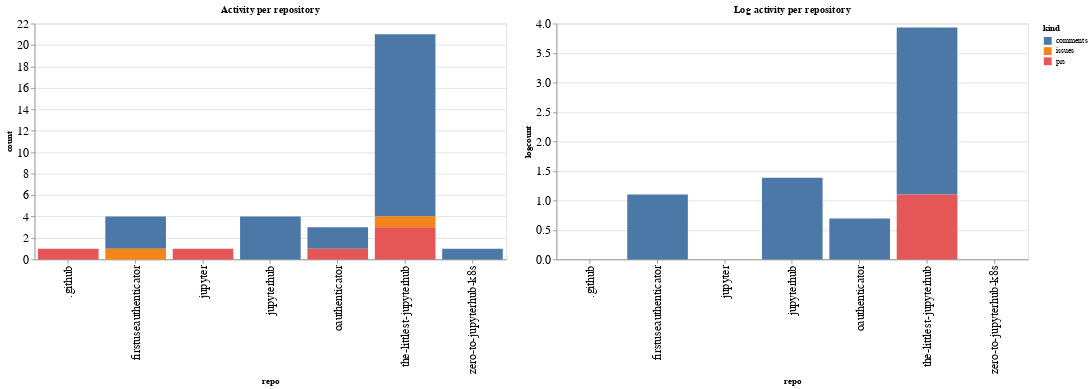

Notebook code cell kept with this figure:
### Code cell
ch1 = alt.Chart(repo_summaries, width=600, title="Activity per repository").mark_bar().encode(
    x='repo',
    y='count',
    color='kind',
    tooltip="kind"
)

ch2 = alt.Chart(repo_summaries, width=600, title="Log activity per repository").mark_bar().encode(
    x='repo',
    y='logcount',
    color='kind',
    tooltip="kind"
)

ch1 | ch2

### Figure 1 — Vega-Lite specification as saved in the notebook (floating-point values rounded to 4 significant figures)
{"config": {"axisLeft": {"labelFontSize": 15}, "axisBottom": {"labelFontSize": 15}}, "hconcat": [{"mark": "bar", "encoding": {"color": {"type": "nominal", "field": "kind"}, "tooltip": {"type": "nominal", "field": "kind"}, "x": {"type": "nominal", "field": "repo"}, "y": {"type": "quantitative", "field": "count"}}, "title": "Activity per repository", "width": 600}, {"mark": "bar", "encoding": {"color": {"type": "nominal", "field": "kind"}, "tooltip": {"type": "nominal", "field": "kind"}, "x": {"type": "nominal", "field": "repo"}, "y": {"type": "quantitative", "field": "logcount"}}, "title": "Log activity per repository", "width": 600}], "data": {"name": "data-76f3ad262499d0d08cd075d8e8eebe71"}, "$schema": "https://vega.github.io/schema/vega-lite/v4.8.1.json", "datasets": {"data-76f3ad262499d0d08cd075d8e8eebe71": [{"repo": ".github", "kind": "prs", "count": 1, "logcount": 0.0}, {"repo": "firstuseauthenticator", "kind": "comments", "count": 3, "logcount": 1.099}, {"repo": "firstuseauthenticator", "kind": "issues", "count": 1, "logcount": 0.0}, {"repo": "jupyter", "kind": "prs", "count": 1, "logcount": 0.0}, {"repo": "jupyterhub", "kind": "comments", "count": 4, "logcount": 1.386}, {"repo": "oauthenticator", "kind": "comments", "count": 2, "logcount": 0.6931}, {"repo": "oauthenticator", "kind": "prs", "count": 1, "logcount": 0.0}, {"repo": "the-littlest-jupyterhub", "kind": "comments", "count": 17, "logcount": 2.833}, {"repo": "the-littlest-jupyterhub", "kind": "issues", "count": 1, "logcount": 0.0}, {"repo": "the-littlest-jupyterhub", "kind": "prs", "count": 3, "logcount": 1.099}, {"repo": "zero-to-jupyterhub-k8s", "kind": "comments", "count": 1, "logcount": 0.0}]}}
